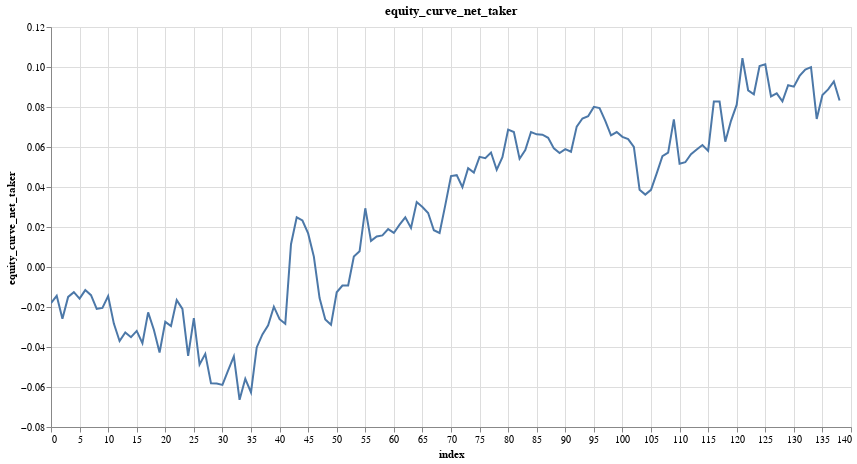

Source (notebook cell):
### Code cell
research.plot_column(test_trades, 'equity_curve_net_taker')

### Figure 1 — Vega-Lite specification as saved in the notebook (floating-point values rounded to 4 significant figures; data arrays with more than 128 entries replaced by an {"elided": "..."} marker saying what was removed)
{"config": {"view": {"continuousWidth": 300, "continuousHeight": 300}}, "data": {"name": "data-4fb6a7788a05defc951257f99437f684"}, "mark": {"type": "line", "tooltip": true}, "encoding": {"x": {"field": "index", "type": "quantitative"}, "y": {"field": "equity_curve_net_taker", "type": "quantitative"}}, "height": 400, "params": [{"name": "param_3", "select": {"type": "interval", "encodings": ["x", "y"]}, "bind": "scales"}], "title": "equity_curve_net_taker", "width": 800, "$schema": "https://vega.github.io/schema/vega-lite/v5.20.1.json", "datasets": {"data-4fb6a7788a05defc951257f99437f684": {"elided": "139 records"}}}
